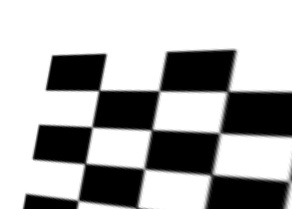
#> input picture CorrectedImage/AffineCorrectedcorrection2.jpg, 292 x 209 px
$ python final_lucas.py ../CorrectedImage/AffineCorrectedcorrection2.jpg ../CorrectedImage/AffineCorrectedto_correct.jpg 1.0 out.png   (Python 2 division)   (older library calls are emulated)
#> lines starting #> are read from the running program, lines starting #| are printed output that depends on the picture; long printed decimals are rounded
import numpy as np
import cv2
from scipy.ndimage import convolve
import sys

if(len(sys.argv)<5):
	print "Usage:<filename> <source image path> <target image path> <epsilon> <output_path>"
	exit(1)

source=cv2.imread(sys.argv[1])
#> source is the input picture: shape (209, 292, 3); min 0, max 255, mean 170.7
source=cv2.cvtColor(source, cv2.COLOR_BGR2GRAY)
#> source: shape (209, 292)
target=cv2.imread(sys.argv[2])
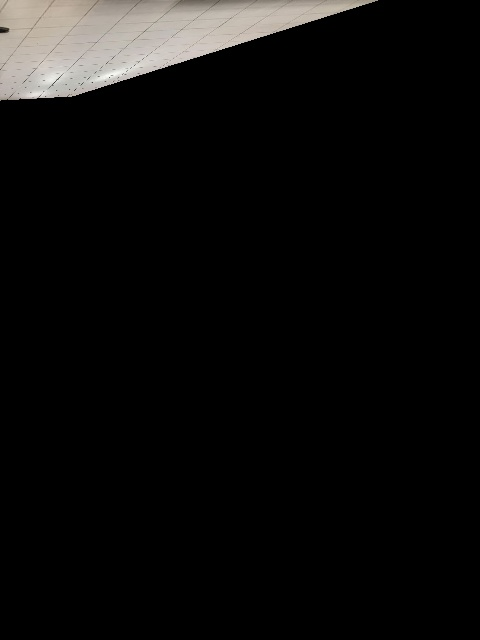
#> input picture CorrectedImage/AffineCorrectedto_correct.jpg, 480 x 640 px
#> target is the input picture: shape (640, 480, 3); mean B, G, R 12.2, 12.9, 13.5
target=cv2.cvtColor(target, cv2.COLOR_BGR2GRAY)
#> target: shape (640, 480)
scale=int(target.shape[0]/300)
#> scale = 2
length=target.shape[0]/scale
#> length = 320
breadth=target.shape[1]/scale
#> breadth = 240
source=cv2.resize(source,(breadth,length))
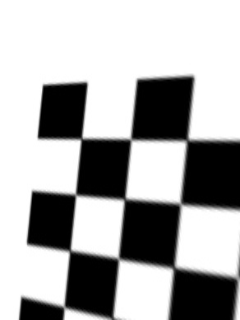
#> source: shape (320, 240); min 0, max 255, mean 170.7
target=cv2.resize(target,(breadth,length))
#> target: shape (320, 240)
source = source.astype('float32')
target = target.astype('float32')

shape_image=source.shape
#> shape_image = (320, 240)
error_val=float(sys.argv[3])
iteration_limit=2500
parameters=6
# image shape 720 X 1280

p=np.zeros([parameters,1], dtype=np.float)
p[0]=1
p[3]=1
# [9 lines of commented-out code are left out]

def update_p(p,del_p):
	second=np.zeros([parameters,1], dtype=np.float)
	third=np.zeros([parameters,1], dtype=np.float)
	second[0]=p[0]*del_p[0]
	second[1]=p[1]*del_p[0]
	second[2]=p[0]*del_p[2]
	second[3]=p[1]*del_p[2]
	second[4]=p[0]*del_p[4]
	second[5]=p[1]*del_p[4]
	third[0]=p[2]*del_p[1]
	third[1]=p[3]*del_p[1]
	third[2]=p[2]*del_p[3]
	third[3]=p[3]*del_p[3]
	third[4]=p[2]*del_p[5]
	third[5]=p[3]*del_p[5]
	return p+del_p+second+third

def update_p_using_inverse(p,del_p):
	second=np.zeros([parameters,1], dtype=np.float)
	third=np.zeros([parameters,1], dtype=np.float)
	second[0]=del_p[0]*del_p[3]
	second[3]=del_p[0]*del_p[3]
	second[4]=del_p[3]*del_p[4]
	second[5]=del_p[0]*del_p[5]
	third[0]=del_p[1]*del_p[2]
	third[3]=del_p[1]*del_p[2]
	third[4]=del_p[2]*del_p[5]
	third[5]=del_p[1]*del_p[4]

	return update_p(p,-del_p-second+third)


# **********Precomutation******************
indices=np.indices(shape_image)
indices=np.transpose(indices,[1,2,0])
jacobian_wrap=np.zeros([shape_image[0],shape_image[1],2,6],)
jacobian_wrap[:,:,0,0]=indices[:,:,1]
jacobian_wrap[:,:,0,2]=indices[:,:,0]
jacobian_wrap[:,:,0,4]=1
jacobian_wrap[:,:,1,1:parameters]=np.copy(jacobian_wrap[:,:,0,0:parameters-1])
coun=0


# del_tx,del_ty=np.gradient(target)
del_tx = cv2.Sobel(target, cv2.CV_32F, 1, 0)
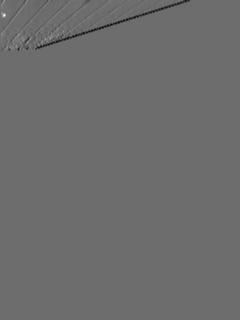
#> del_tx: shape (320, 240) float32; min -315, max 421, mean -0.9; drawn with min black and max white
del_ty = cv2.Sobel(target, cv2.CV_32F, 0, 1)
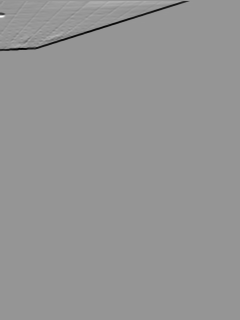
#> del_ty: shape (320, 240) float32; min -842, max 590, mean -2.8; drawn with min black and max white
# print del_tx.shape(720, 1280)

del_t=np.stack((del_tx,del_ty),axis=2)
del_t=del_t[:,:,np.newaxis,:]
steepest_descent=np.matmul(del_t,jacobian_wrap)
# print steepest_descent.shape (720, 1280, 1, 6)

steepest_descent_transpose=np.transpose(steepest_descent,(0,1,3,2))
# print steepest_descent_transpose.shape
hessian=np.matmul(steepest_descent_transpose,steepest_descent)
hessian=np.sum(np.sum(hessian,axis=0),axis=0)
#> hessian = [[1.83e+11, 5.44e+11, 2.88e+10, 8.71e+10, 1.49e+09, 4.4e+09], [5.44e+11, 1.93e+12, 8.71e+10, 3.27e+11, 4.4e+09, 1.6e+10], [2.88e+10, 8.71e+10, 1.28e+10, 3.54e+10, 392531469, 1.08e+09], [8.71e+10, 3.27e+11, 3.54e+10, 1.91e+11, 1.08e+09, 5.17e+09], [1.49e+09, 4.4e+09, 392531469, 1.08e+09, 15890486, 42267978], [4.4e+09, 1.6e+10, 1.08e+09, 5.17e+09, 42267978, 180611010]]
hessian_inv=np.linalg.inv(hessian)
#> hessian_inv = [[8.7e-11, -1.69e-11, 1.35e-10, -1.3e-11, -8.28e-09, 8.82e-10], [-1.69e-11, 1.44e-11, -1.7e-11, 3.32e-11, 8.59e-10, -1.91e-09], [1.35e-10, -1.7e-11, 8.49e-10, -1.15e-10, -3.09e-08, 3.66e-09], [-1.3e-11, 3.32e-11, -1.15e-10, 1.35e-10, 3.02e-09, -6.51e-09], [-8.28e-09, 8.59e-10, -3.09e-08, 3.02e-09, 1.5e-06, -1.27e-07], [8.82e-10, -1.91e-09, 3.66e-09, -6.51e-09, -1.27e-07, 3.47e-07]]
# print hessian.shape parameter*parameter

# **********Precomutation Ends******************

# def warper(image)

while(True):

	coun=coun+1
	warped_image = cv2.warpAffine(source, np.transpose(np.reshape(p,[3,2])), (target.shape[1],target.shape[0]))

	# cv2.imwrite("Image/hi"+str(coun)+".jpg",warped_image)

	error=warped_image-target

	# print error.shape 720 X 1280
	aux_val=np.matmul(steepest_descent_transpose,error[:,:,np.newaxis,np.newaxis])
	aux_val=np.sum(np.sum(aux_val,axis=0),axis=0)
	# print aux_val.shape 6(parameter) X 1

	del_p=np.matmul(hessian_inv,aux_val)
	# print del_p
	# print dkiel_p.shape (6X1)

	p=update_p(p,del_p)
	# p=update_p_using_inverse(p,del_p)

	delp_dimred=np.linalg.norm(del_p,axis=0)
	print coun,delp_dimred

	if error_val>delp_dimred:
		cv2.imwrite(sys.argv[4],np.concatenate((source,warped_image,target),axis=1))
		break
	if coun>iteration_limit:
		cv2.imwrite(sys.argv[4],np.concatenate((source,warped_image,target),axis=1))
		break
#> this loop made 3 passes
#> (del_p, p, delp_dimred) on passes 1 to 3: ([-0.0151, -0.00264, -0.00378, -0.0232, 0.687, 0.91], [0.97, -0.00528, -0.00755, 0.954, 1.37, 1.82], [1.14]), ([-0.0131, -0.00291, -0.00944, -0.0207, 0.813, 0.816], [0.944, -0.0109, -0.026, 0.913, 2.97, 3.41], [1.15]), ([-0.00832, -0.00226, -0.0107, -0.0131, 0.633, 0.461], [0.928, -0.0151, -0.0464, 0.888, 4.19, 4.28], [0.784])
#| 1 [1.141]
#| 2 [1.152]
#| 3 [0.7835]
#> pass 1, `error=warped_image-target`:
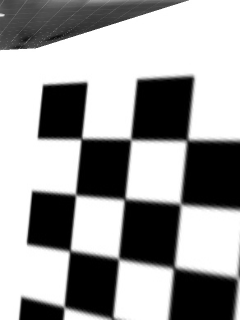
#> error: shape (320, 240) float32; min 0, max 255, mean 157.7
#> pass 2, `error=warped_image-target`:
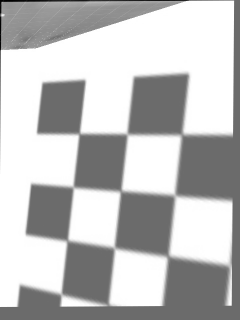
#> error: shape (320, 240) float32; min -185, max 255, mean 144.6; drawn with min black and max white
#> pass 3, `warped_image = cv2.warpAffine(source, np.transpose(np.reshape(p,[3,2])..`:
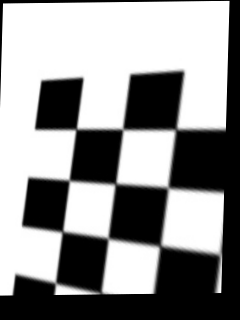
#> warped_image: shape (320, 240) float32; min 0, max 255, mean 145.4
#> after the loop, coun = 3
